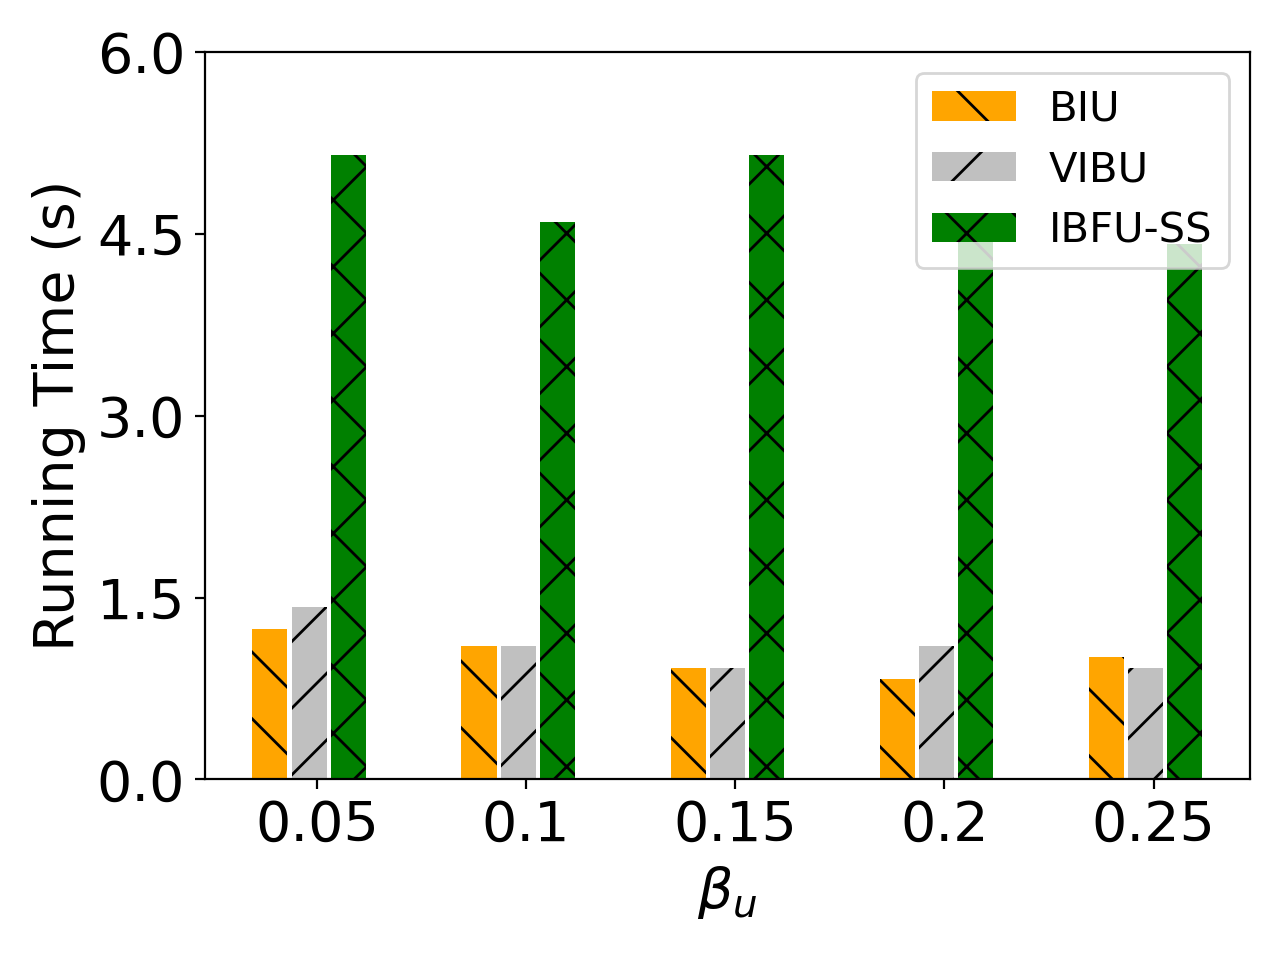

The script that saved this image:
import matplotlib.pyplot as plt
import numpy as np

# user num = 50
labels = ['0.05', '0.1', '0.15', '0.2', '0.25']
unl_fr = [10*10*2.76 , 10*10*2.76, 10*10*2.76 , 10*10*2.76, 10*10*2.76   ]
unl_br = [27*100/6000*2.76, 24*100/6000*2.76, 20*100/6000*2.76, 18*100/6000*2.76, 22*100/6000*2.76]
unl_vib = [31*100/6000*2.76, 24*100/6000*2.76, 20*100/6000*2.76, 24*100/6000*2.76, 20*100/6000*2.76]
unl_self_r = [2*56*100/6000*2.76, 2*50*100/6000*2.76, 2*56*100/6000*2.76, 2*50*100/6000*2.76, 2*48*100/6000*2.76]
unl_hess_r = [40*100/6000*2.76 +27.6 , 16*100/6000*2.76 +27.6, 9*100/6000*2.76 +27.6 , 17*100/6000*2.76 +27.6, 6*100/6000*2.76 +27.6 ]

# unl_hess_r = [,  3, 9, 10]

x = np.arange(len(labels))  # the label locations
width = 0.6  # the width of the bars
# no_noise = np.around(no_noise,0)
# samping = np.around(samping,0)
# ldp = np.around(ldp,0)


plt.figure()
#plt.subplots(figsize=(8, 5.3))
plt.bar(x - width / 4 - width / 8, unl_br, width=0.168, label='BIU', color='orange', hatch='\\')
plt.bar(x - width / 16, unl_vib, width=0.168, label='VIBU', color='silver', hatch='/')

plt.bar(x + width / 4, unl_self_r, width=0.168, label='IBFU-SS', color='g', hatch='x')


# plt.bar(x + width / 2 - width / 8, unl_hess_r, width=0.148, label='HFU', hatch='-')
# Add some text for labels, title and custom x-axis tick labels, etc.
plt.ylabel('Running Time (s)', fontsize=20)
# ax.set_title('Performance of Different Users n')
plt.xticks(x, labels, fontsize=20)
# ax.set_xticklabels(labels,fontsize=15)

my_y_ticks = np.arange(0, 7, 1.5)
plt.yticks(my_y_ticks, fontsize=20)
# ax.set_yticklabels(my_y_ticks,fontsize=15)

plt.legend(loc='upper right', fontsize=15)
plt.xlabel('$\\beta_u$' ,fontsize=20)
# ax.bar_label(rects1, padding=1)
# ax.bar_label(rects2, padding=3)
# ax.bar_label(rects3, padding=3)

plt.tight_layout()

plt.rcParams['figure.figsize'] = (2.0, 1)
plt.rcParams['image.interpolation'] = 'nearest'
plt.rcParams['figure.subplot.left'] = 0.11
plt.rcParams['figure.subplot.bottom'] = 0.08
plt.rcParams['figure.subplot.right'] = 0.977
plt.rcParams['figure.subplot.top'] = 0.969
plt.savefig('cifar_rt_ur_bar.png', dpi=200)
plt.show()
